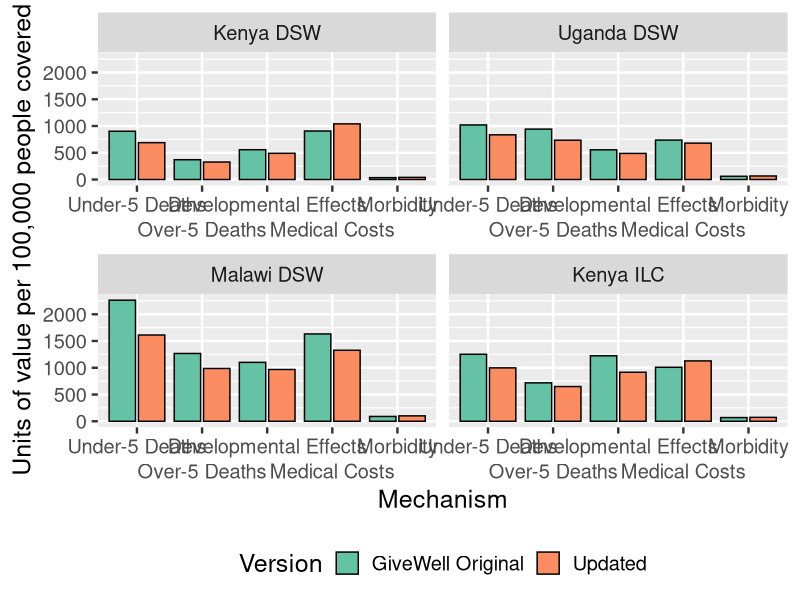
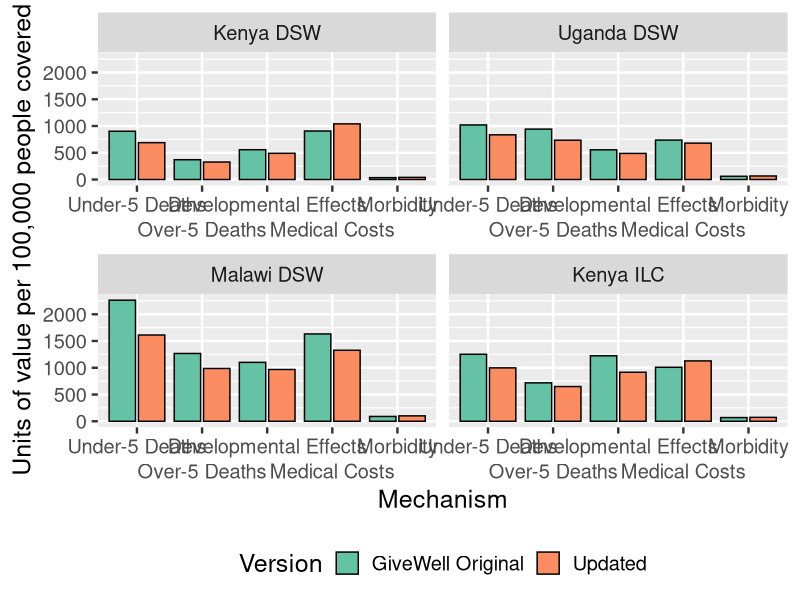

Recreate these plots in R, in order. (Note: this script raises an error after producing the figures.)
library(tidyverse)

value_estimates_o = tribble(~mechanism, ~`Kenya DSW`, ~`Uganda DSW`, ~`Malawi DSW`, ~`Kenya ILC`,
        "Under-5 Deaths", 902, 1020, 2263, 1252,
        "Over-5 Deaths", 370, 942, 1267, 718,
        "Morbidity", 35, 60, 90, 69,
        "Developmental Effects", 557, 555, 1101, 1224,
        "Medical Costs", 906, 737, 1632, 1009) |>
  pivot_longer(-mechanism) %>%
  mutate(Version = "GiveWell Original")

value_estimates_u = tribble(~mechanism, ~`Kenya DSW`, ~`Uganda DSW`, ~`Malawi DSW`, ~`Kenya ILC`,
                          "Under-5 Deaths", 689, 835, 1612, 998,
                          "Over-5 Deaths", 327, 735, 987, 649,
                          "Morbidity", 40, 66, 101, 73,
                          "Developmental Effects", 490, 488, 968, 916,
                          "Medical Costs", 1040, 680, 1327, 1128) |>
  pivot_longer(-mechanism) %>%
  mutate(Version = "Updated")

value_estimates = bind_rows(value_estimates_o, value_estimates_u) %>%
  mutate(mechanism = factor(mechanism, levels = c("Under-5 Deaths", "Over-5 Deaths", 
                            "Developmental Effects", "Medical Costs", "Morbidity")),
         location = factor(name, levels = c("Kenya DSW", "Uganda DSW", "Malawi DSW", "Kenya ILC")))

g1 = ggplot(value_estimates, aes(x = mechanism, y= value, fill = Version)) + 
  geom_col(color = "black", position = "dodge2") + 
  scale_fill_brewer(palette = "Set2") +
  facet_wrap("location", scales = "free_x") +
  guides(x = guide_axis(n.dodge = 2)) +
  ylab("Units of value per 100,000 people covered")  +
  xlab("Mechanism") +
  theme_gray(base_size = 18) +
  theme(#strip.text.x = element_text(size = 20),
        legend.position = "bottom")
g1
library(ragg)
agg_png(width = 1200, height = 600, scaling = 1.55)
g1
dev.off()



x = value_estimates %>%
  group_by(location, version) %>%
  summarize(value = sum(value),
            .groups = "drop")

ggplot(x, aes(x = location, y = value, fill = version)) + 
  geom_col(color = "black", position = "dodge2") + 
  scale_fill_brewer(palette = "Set2") +
  facet_wrap("location", scales = "free_y") 

value_estimates |>
  group_by(name) |>
  mutate(pcnt_value = value / sum(value)) |>
  ggplot(aes(x = name, y= pcnt_value, fill = mechanism)) + 
  geom_col(color = "black") + 
  scale_fill_brewer(palette = "Set2")

value_estimates |>
  group_by(mechanism) |>
  summarize(avg_value = mean(value)) |>
  mutate(pcnt_value = avg_value / sum(avg_value)) |>
  knitr::kable()
# Roughly:
# 30% Under-5 deaths
# 20% Over-5 deaths
# 20% Developmental Effects
# 25% Medical Costs
